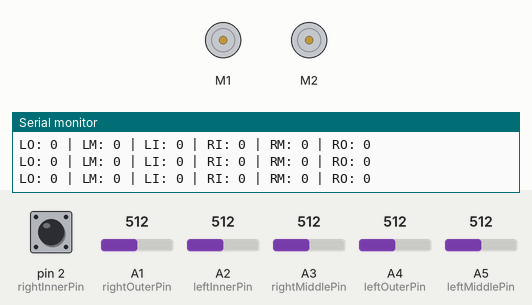
Bench run of a sketch on a simulated Arduino Uno, built with avr-gcc and run on an emulated ATmega328P. Shown: 2 × DC motor (green arrow = forward, orange = backward, longer = faster), the last lines printed to the serial monitor. Inputs (shaded band) come from the test bench; at power-on: A1 (rightOuterPin) = 512, A2 (leftInnerPin) = 512, pin 2 (rightInnerPin) HIGH, A4 (leftOuterPin) = 512, A3 (rightMiddlePin) = 512, A5 (leftMiddlePin) = 512.

Above: at 1.2 s.
1.3 s: A1 (rightOuterPin) set to 484
At 2.5 s:
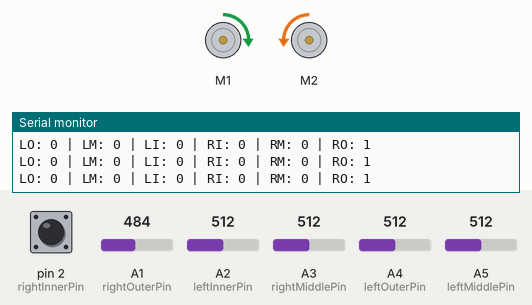
2.8 s: A2 (leftInnerPin) set to 491
At 4.0 s:
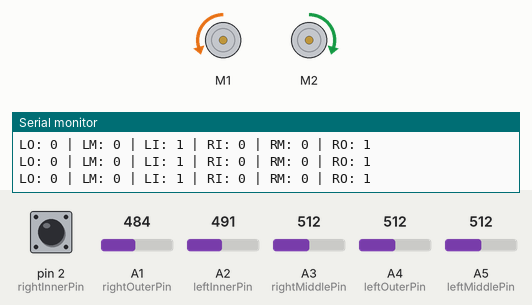
4.3 s: pin 2 (rightInnerPin) pulled LOW for 0.15 s
At 4.45 s:
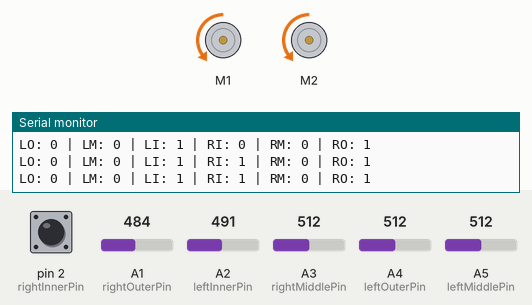
6.0 s: pin 2 (rightInnerPin) pulled LOW for 3.2 s
At 10.5 s:
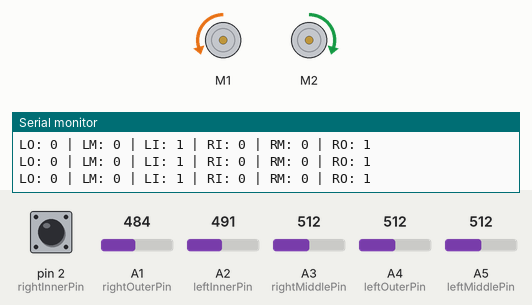
12.2 s: A2 (leftInnerPin) set to 510
At 13.3 s:
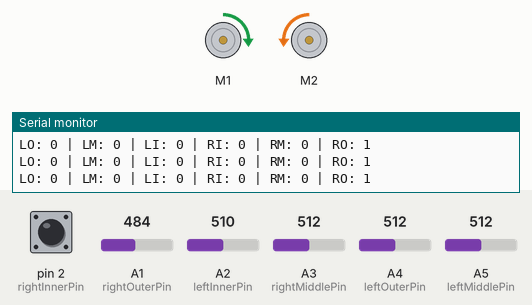
15.2 s: A4 (leftOuterPin) set to 486
At 16.7 s:
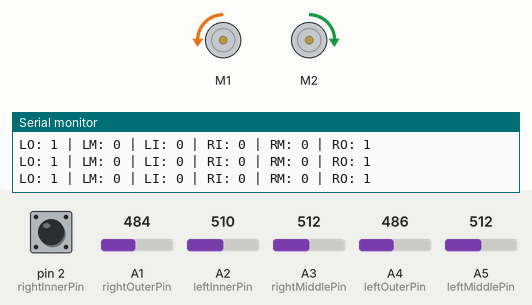
Timing chart, 0 to 17.7 s (numbered marks = the images above; inputs shaded):
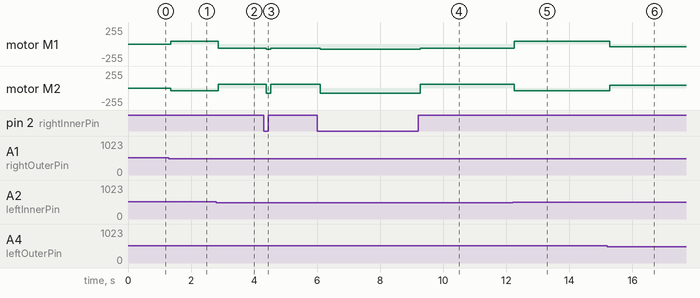

The sketch:

line_follower_robot.ino
```cpp
#include <AFMotor.h>

// Create motor objects on ports M1 and M2
AF_DCMotor leftMotor(1);
AF_DCMotor rightMotor(2);

// Sensor pins (mapping remains unchanged)
const int leftOuterPin = A4;   // Left Outer Sensor (L3)
const int leftMiddlePin = A5;  // Left Middle Sensor (L2)
const int leftInnerPin = A2;   // Left Inner Sensor (L1)
const int rightInnerPin = 2;   // Right Inner Sensor (R1, digital)
const int rightMiddlePin = A3; // Right Middle Sensor (R2)
const int rightOuterPin = A1;  // Right Outer Sensor (R3)

// Threshold for analog sensors (adjust based on calibration)
int threshold = 500;

// Speed settings
const int highSpeed = 80;  // Fast speed for straight lines
const int midSpeed = 60;   // Medium speed for slight turns
const int lowSpeed = 40;   // Low speed for sharp turns and entry-loop

void setup() {
  Serial.begin(9600);
  pinMode(leftOuterPin, INPUT);
  pinMode(leftMiddlePin, INPUT);
  pinMode(leftInnerPin, INPUT);
  pinMode(rightInnerPin, INPUT);
  pinMode(rightMiddlePin, INPUT);
  pinMode(rightOuterPin, INPUT);
}

void loop() {
  // Read sensor values
  int LO = (analogRead(leftOuterPin) < threshold);
  int LM = (analogRead(leftMiddlePin) < threshold);
  int LI = (analogRead(leftInnerPin) < threshold);
  int RI = (digitalRead(rightInnerPin) == LOW);
  int RM = (analogRead(rightMiddlePin) < threshold);
  int RO = (analogRead(rightOuterPin) < threshold);

  // Debug prints
  Serial.print("LO: "); Serial.print(LO);
  Serial.print(" | LM: "); Serial.print(LM);
  Serial.print(" | LI: "); Serial.print(LI);
  Serial.print(" | RI: "); Serial.print(RI);
  Serial.print(" | RM: "); Serial.print(RM);
  Serial.print(" | RO: "); Serial.println(RO);

  // ======== ENTRY-LOOP DETECTION (New Code Block) =========
  // If both inner sensors are off, but at least one middle sensor is active,
  // assume we're entering a loop. Slow down and pivot.
  if (!LI && !RI && (LM || RM)) {
    leftMotor.setSpeed(lowSpeed);
    rightMotor.setSpeed(lowSpeed);
    // Decide turning direction based on which middle sensor is active:
    if (LM && !RM) {
      // If only left middle is active, pivot right:
      leftMotor.run(BACKWARD);
      rightMotor.run(FORWARD);
    } else if (RM && !LM) {
      // If only right middle is active, pivot left:
      leftMotor.run(FORWARD);
      rightMotor.run(BACKWARD);
    } else {
      // If both are active (or ambiguous), drive slowly straight:
      leftMotor.run(BACKWARD);
      rightMotor.run(BACKWARD);
    }
    return; // Exit loop early so the normal logic is skipped.
  }
  // ===== End of Entry-Loop Block =====

  // Normal control logic:
  if (LI && RI) {
    // Both inner sensors detect line → Fast speed (straight)
    leftMotor.setSpeed(highSpeed);
    rightMotor.setSpeed(highSpeed);
    leftMotor.run(BACKWARD);
    rightMotor.run(BACKWARD);
  }
  else if (LI || RI) {
    // Only one inner sensor → Medium speed for turning
    leftMotor.setSpeed(midSpeed);
    rightMotor.setSpeed(midSpeed);
    if (LI) {
      leftMotor.run(BACKWARD);
      rightMotor.run(FORWARD);
    } else {
      leftMotor.run(FORWARD);
      rightMotor.run(BACKWARD);
    }
  }
  else if (LM || RM) {
    // Middle sensors (drifting correction) → Slow speed
    leftMotor.setSpeed(lowSpeed);
    rightMotor.setSpeed(lowSpeed);
    if (LM) {
      leftMotor.run(BACKWARD);
      rightMotor.run(RELEASE);
    } else {
      leftMotor.run(RELEASE);
      rightMotor.run(BACKWARD);
    }
  }
  else if (LO || RO) {
    // Outer sensors (hard correction) → Slow speed
    leftMotor.setSpeed(lowSpeed);
    rightMotor.setSpeed(lowSpeed);
    if (LO) {
      leftMotor.run(BACKWARD);
      rightMotor.run(FORWARD);
    } else {
      leftMotor.run(FORWARD);
      rightMotor.run(BACKWARD);
    }
  }
  else {
    // No sensor detects line → Stop
    leftMotor.run(RELEASE);
    rightMotor.run(RELEASE);
  }
}
```

Measured:
- the behaviour switches between 500 and 499 on A1 (rightOuterPin) (found by bisection; images 0 and 1)
- the behaviour switches between 500 and 499 on A2 (leftInnerPin) (found by bisection; images 1 and 2)
- the behaviour switches between 500 and 499 on A4 (leftOuterPin) (found by bisection; images 5 and 6)
- after the input at 1.3 s, motor M1: stopped → forward 40/255 after 0.05 s; motor M2: stopped → backward 40/255 after 0.05 s
- after the input at 2.8 s, motor M1: forward 40/255 → backward 60/255 after 0.07 s; motor M2: backward 40/255 → forward 60/255 after 0.07 s
- after the input at 4.3 s, motor M1: backward 60/255 → backward 80/255 after 0.08 s, → backward 60/255 0.15 s later; motor M2: forward 60/255 → backward 80/255 after 0.08 s, → forward 60/255 0.15 s later
- after the input at 6.0 s, motor M1: backward 60/255 → backward 80/255 after 0.09 s, → backward 60/255 3.2 s later; motor M2: forward 60/255 → backward 80/255 after 0.09 s, → forward 60/255 3.2 s later
- after the input at 12.2 s, motor M1: backward 60/255 → forward 40/255 after 0.05 s; motor M2: forward 60/255 → backward 40/255 after 0.05 s
- after the input at 15.2 s, motor M1: forward 40/255 → backward 40/255 after 0.08 s; motor M2: backward 40/255 → forward 40/255 after 0.08 s
